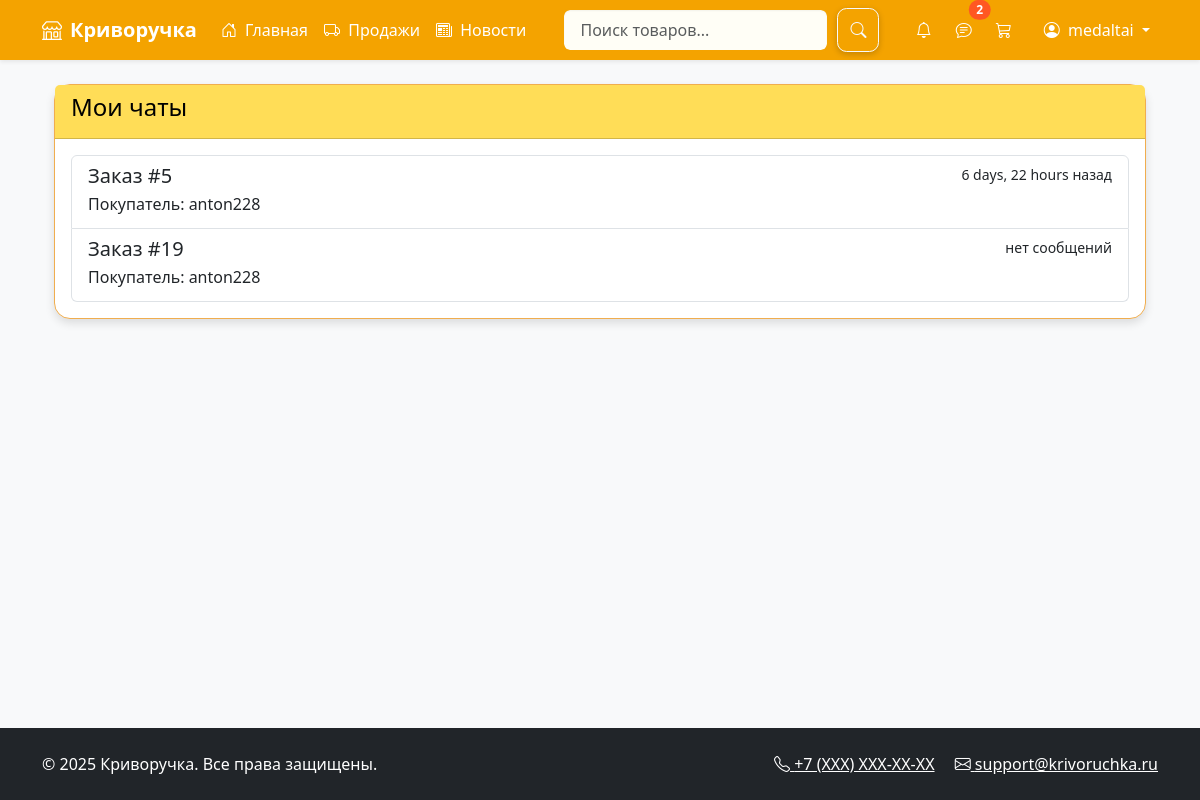
Screenshot of /my-chats/ (signed in) with the database file from the repository.
### marketplace/models.py (models this page shows, shortened)
class User(AbstractUser):
    phone = models.CharField(max_length=20, blank=True)
    avatar = models.ImageField(upload_to='avatars/', blank=True)
    middle_name = models.CharField(max_length=100, blank=True)
    bio = models.TextField(blank=True)
    address = models.TextField(blank=True)
    groups = models.ManyToManyField(
        'auth.Group',
        related_name="marketplace_user_groups",
        blank=True,
    )
    user_permissions = models.ManyToManyField(
        'auth.Permission',
        related_name="marketplace_user_permissions",
        blank=True,
    )

class Chat(models.Model):
    order = models.OneToOneField('Order', on_delete=models.CASCADE, related_name='chat')
    created_at = models.DateTimeField(auto_now_add=True)
    def last_message(self):
        if hasattr(self, '_last_message'):
            return self._last_message
        msg = self.messages.last()
        self._last_message = f"{msg.sender.username}: {msg.text[:30]}..." if msg else "Нет сообщений"
        return self._last_message
    last_message.short_description = 'Последнее сообщение'  # Для админки

class Order(models.Model):
    PENDING = 'pending'
    SHIPPED = 'shipped'
    DELIVERED = 'delivered'
    STATUS_CHOICES = [
        (PENDING, 'В обработке'),
        (SHIPPED, 'Отправлено'),
        (DELIVERED, 'Доставлено'),
    ]
    user = models.ForeignKey(User, on_delete=models.CASCADE)
    products = models.ManyToManyField('Product', through='OrderItem')  # Изменили items на products
    total_price = models.DecimalField(max_digits=10, decimal_places=2)
    address = models.TextField()
    status = models.CharField(max_length=20, choices=STATUS_CHOICES, default=PENDING)
    created_at = models.DateTimeField(auto_now_add=True)
    updated_at = models.DateTimeField(auto_now=True)
    tracking_number = models.CharField(max_length=50, blank=True, null=True)

### marketplace/views.py (the view)
# urls.py: path('my-chats/', views.seller_chats, name='seller_chats'),
@login_required
def seller_chats(request):
    print("Проверка данных:")
    print(f"User: {request.user}")
    print(f"Как продавец: {Chat.objects.filter(order__order_items__seller=request.user).count()} чатов")
    print(f"Как покупатель: {Chat.objects.filter(order__user=request.user).count()} чатов")
    chats = Chat.objects.filter(
        models.Q(order__order_items__seller=request.user) |
        models.Q(order__user=request.user)
    ).annotate(
        last_message_time=Max('messages__timestamp')
    ).order_by('-last_message_time')
    for chat in chats:
        if request.user == chat.order.user:
            chat.other_user = chat.order.order_items.first().seller
        else:
            chat.other_user = chat.order.user
    return render(request, 'marketplace/chat_list.html', {
        'chats': chats
    })

### marketplace/context_processors.py (called while the page is built)
def unread_notifications(request):
    if request.user.is_authenticated:
        return {
            'unread_count': request.user.notifications.filter(is_read=False).count()
        }
    return {}

def unread_chats(request):
    if not request.user.is_authenticated:
        return {}
    unread_count = Message.objects.filter(
        chat__order__order_items__seller=request.user,
        is_read=False
    ).exclude(
        sender=request.user
    ).count()
    return {'unread_chats_count': unread_count}

### marketplace/views.py (called while the page is built)
def base_context(request):
    if request.user.is_authenticated:
        return {'cart_items_count': Cart.objects.filter(user=request.user).count()}
    return {}

### templates/marketplace/chat_list.html
{% extends 'marketplace/base.html' %}
{% block content %}
<div class="container mt-4">
    <div class="card">
        <div class="card-header">
            <h4>Мои чаты</h4>
        </div>
        <div class="card-body">
            {% if chats %}
                <div class="list-group">
                    {% for chat in chats %}
                        <a href="{% url 'order_chat' chat.order.id %}" class="list-group-item list-group-item-action">
                            <div class="d-flex w-100 justify-content-between">
                                <h5 class="mb-1">Заказ #{{ chat.order.id }}</h5>
                                <small>
                                    {% if chat.last_message_time %}
                                        {{ chat.last_message_time|timesince }} назад
                                    {% else %}
                                        нет сообщений
                                    {% endif %}
                                </small>
                            </div>
                            <p class="mb-1">
                                {% if request.user == chat.order.user %}
                                    Продавец: {{ chat.other_user.username }}
                                {% else %}
                                    Покупатель: {{ chat.other_user.username }}
                                {% endif %}
                            </p>
                        </a>
                    {% endfor %}
                </div>
            {% else %}
                <div class="alert alert-info">У вас нет активных чатов</div>
            {% endif %}
        </div>
    </div>
</div>
{% endblock %}

### templates/marketplace/base.html (shortened to what this page needs)
<!DOCTYPE html>
<html lang="ru">
{% load custom_filters %}
{% load seller_tags %}
<head>
    <link href="https://cdn.jsdelivr.net/npm/bootstrap@5.3.2/dist/css/bootstrap.min.css" rel="stylesheet">
    <link rel="stylesheet" href="https://cdn.jsdelivr.net/npm/bootstrap-icons@1.11.3/font/bootstrap-icons.min.css">
    <link href="/static/css/style.css" rel="stylesheet">
</head>
<body class="d-flex flex-column min-vh-100 bg-light">
    <nav class="navbar navbar-expand-lg navbar-dark bg-primary shadow-sm position-relative">
        <div class="container">
            <a class="navbar-brand fw-bold" href="{% url 'home' %}">
                <i class="bi bi-shop me-2"></i>Криворучка
            </a>
            <div class="collapse navbar-collapse" id="mainNavbar">
                <ul class="navbar-nav me-auto mb-2 mb-lg-0">
                    <li class="nav-item">
                        <a class="nav-link" href="{% url 'home' %}">
                            <i class="bi bi-house-door me-1"></i> Главная
                        </a>
                    </li>
                    {% if user.is_authenticated %}
                    <li class="nav-item">
                        <a class="nav-link" href="{% url 'seller_orders' %}">
                            <i class="bi bi-truck me-1"></i> Продажи
                        </a>
                    </li>
                    <li class="nav-item">
                        <a class="nav-link" href="{% url 'news_list' %}">
                            <i class="bi bi-newspaper me-1"></i> Новости
                        </a>
                    </li>
                    {% endif %}
                </ul>
                <form method="get" action="{% url 'search_results' %}" class="d-flex position-relative">
    <input type="text"
           id="search-input"
           name="q"
           class="form-control me-2"
           placeholder="Поиск товаров..."
           autocomplete="off"
           aria-label="Поиск товаров">
    <button type="submit" class="btn btn-outline-light">
        <i class="bi bi-search"></i>
    </button>
</form>
                <ul class="navbar-nav ms-auto mb-2 mb-lg-0">
                    {% if user.is_authenticated %}
                    <li class="nav-item me-2">
                        <a class="nav-link position-relative" href="{% url 'notifications' %}">
                            <i class="bi bi-bell"></i>
                        </a>
                    </li>
{% if user.is_authenticated %}
<li class="nav-item me-2">
    <a href="{% url 'seller_chats' %}" class="nav-link position-relative">
    <i class="bi bi-chat-text"></i>
    {% if unread_chats_count > 0 %}
    <span class="position-absolute top-0 start-100 translate-middle badge rounded-pill bg-danger">
        {{ unread_chats_count }}
    </span>
    {% endif %}
</a>
</li>
{% endif %}
                    <li class="nav-item me-3">
                        <a class="nav-link position-relative" href="{% url 'cart' %}">
                            <i class="bi bi-cart3"></i>
                        </a>
                    </li>
                    <li class="nav-item dropdown">
                        <a class="nav-link dropdown-toggle" href="#" id="userDropdown" role="button" data-bs-toggle="dropdown">
                            <i class="bi bi-person-circle me-1"></i> {{ user.username }}
                        </a>
                    </li>
                    {% endif %}
                </ul>
            </div>
        </div>
    </nav>
    <main class="flex-grow-1">
        <div class="container my-4">
            {% block content %}{% endblock %}
        </div>
    </main>
    <footer class="bg-dark text-white py-4 mt-auto">
        <div class="container">
            <div class="row">
                <div class="col-md-6 text-center text-md-start">
                    <p class="mb-0">&copy; {% now "Y" %} Криворучка. Все права защищены.</p>
                </div>
                <div class="col-md-6 text-center text-md-end">
                    <a href="#" class="text-white me-3"><i class="bi bi-telephone"></i> +7 (XXX) XXX-XX-XX</a>
                    <a href="#" class="text-white"><i class="bi bi-envelope"></i> support@krivoruchka.ru</a>
                </div>
            </div>
        </div>
    </footer>
</body>
</html>

### static/css/style.css (style rules this page uses)
:root { --primary-color: #f4a300; --secondary-color: #ffc107; --accent-color: #ffdd57; --text-color: #212121; --bg-color: #fffbe6; --card-bg: #ffffff; --border-color: #f0ad4e; }
body { background-color: var(--bg-color); color: var(--text-color); font-family: 'Segoe UI', sans-serif; }
.navbar { background-color: var(--primary-color) !important; }
.navbar .nav-link { color: white !important; }
.card { background-color: var(--card-bg); border: 1px solid var(--border-color); border-radius: 10px; }
.card-header { background-color: var(--accent-color); color: #000; font-weight: bold; }
.badge.bg-danger { background-color: #ff5722 !important; }
a { color: var(--primary-color); }
#search-input { border: 2px solid var(--primary-color); }
body, .card, .btn, input, textarea, select { transition: all 0.3s ease-in-out; }
.card { box-shadow: 0 4px 10px rgba(0, 0, 0, 0.12); border-radius: 1rem; animation: fadeInUp 0.6s ease both; }
.btn { box-shadow: 0 2px 6px rgba(0, 0, 0, 0.2); border-radius: 0.6rem; }
input[type="text"], input[type="email"], input[type="password"], textarea, select { border-radius: 0.5rem; border: 1px solid #e0a800; padding: 0.5rem 1rem; background-color: #fffef6; box-shadow: inset 0 1px 2px rgba(0,0,0,0.05); }
.navbar { animation: fadeIn 0.5s ease both; }

### rows the page displays
User: username "medaltai"
Chat: order.id "5", last_message_time "6 days, 22 hours", other_user.username "anton228"
Chat: order.id "19", shows "нет сообщений", other_user.username "anton228"

### other values shown
{{ unread_chats_count }} "2"
